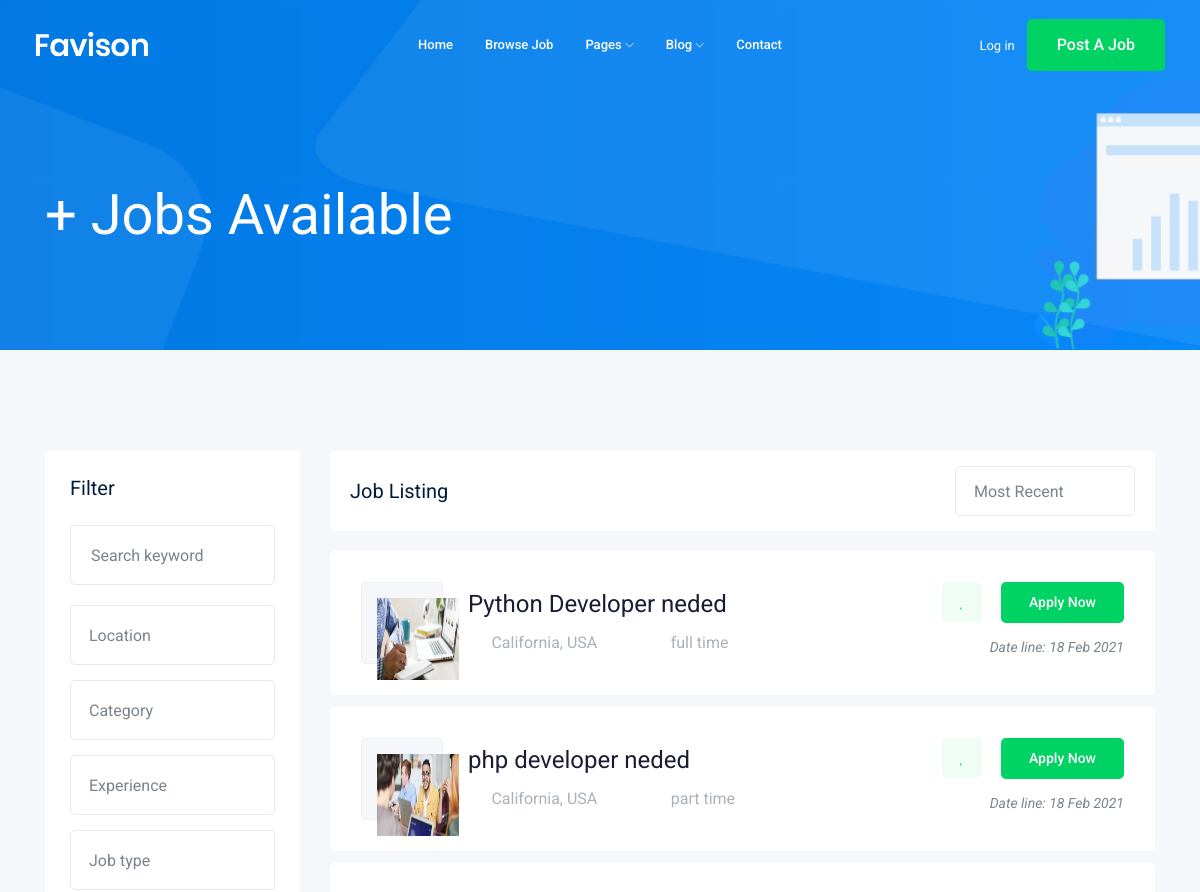
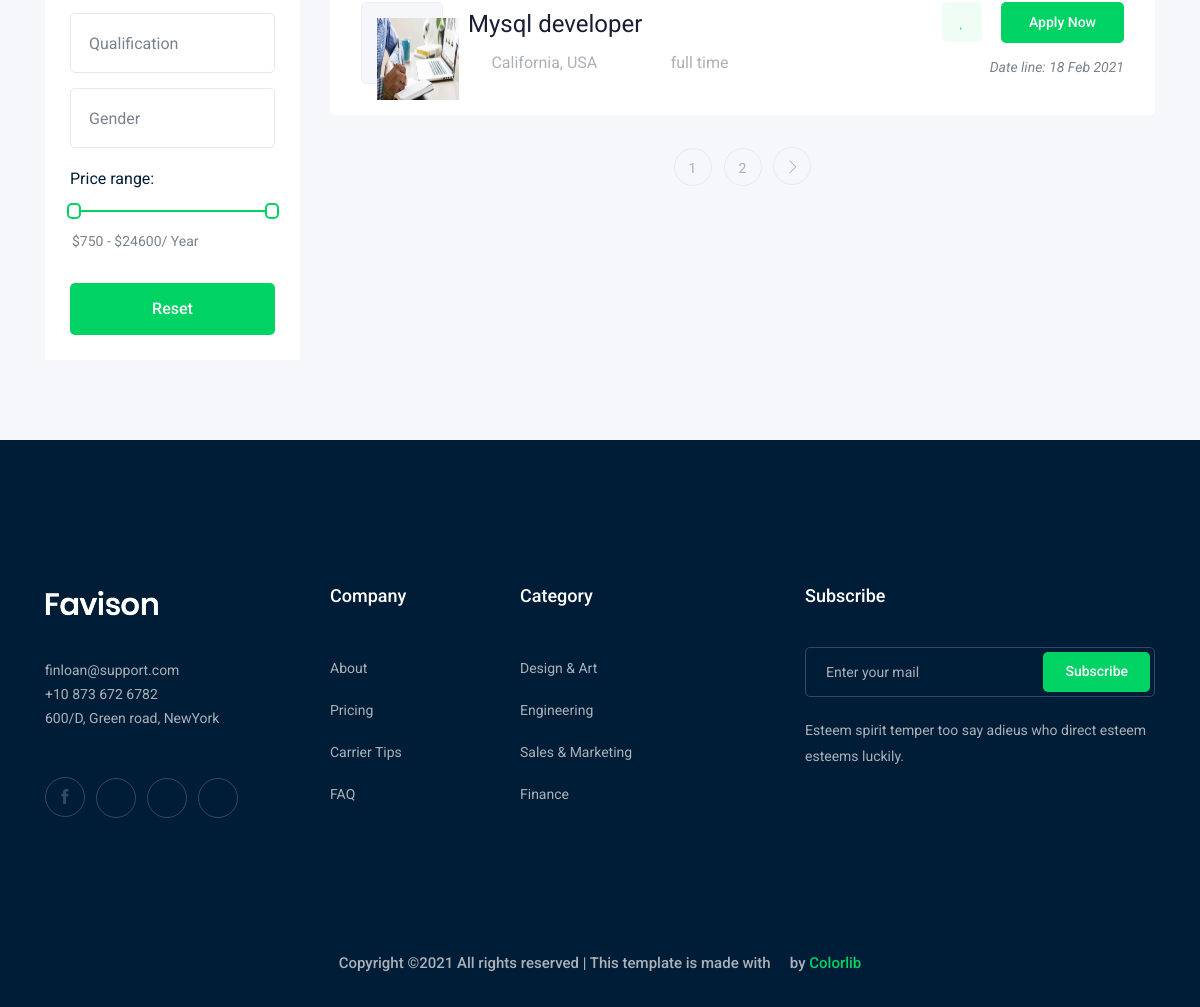
Screenshot of /jobs/ with the database file from the repository (2 pictures, top to bottom).
### job/models.py (models this page shows, shortened)
class job(models.Model):
    owner = models.ForeignKey(User, related_name ='job_owner', on_delete =models.CASCADE)
    title = models.CharField( max_length=100)
    jop_type = models.CharField(max_length=15, choices=JoP_Type)
    discrations = models.TextField(max_length=1000)
    published_at = models.DateTimeField(auto_now=True)
    vacancy = models.IntegerField(default=1)
    salary = models.IntegerField(default=0)
    experience = models.IntegerField(default=1)
    category = models.ForeignKey('Category' , on_delete=models.CASCADE)
    image = models.ImageField(upload_to=image_upload)
    slug = models.SlugField(blank=True,null=True)

### job/views.py (the view)
# urls.py: path('', views.job_list, name='job_list'),
def job_list(request):
    all_jobs_list = job.objects.all()
    paginator = Paginator(all_jobs_list, 3) # Show 25 contacts per page.
    page_number = request.GET.get('page')
    page_obj = paginator.get_page(page_number)
    context = {'all_job' : page_obj}
    return render(request,'job/job_list.html',context)

### job/templates/job/job_list.html (shortened to what this page needs)
{% extends 'base.html' %}
{% block body  %}
    <div class="bradcam_area bradcam_bg_1">
        <div class="container">
            <div class="row">
                <div class="col-xl-12">
                    <div class="bradcam_text">
                        <h3>{{all_job.count}}+ Jobs Available</h3>
                    </div>
                </div>
            </div>
        </div>
    </div>
    <div class="job_listing_area plus_padding">
        <div class="container">
            <div class="row">
                <div class="col-lg-3">
                    <div class="job_filter white-bg">
                        <div class="form_inner white-bg">
                            <h3>Filter</h3>
                            <form action="#">
                                <div class="row">
                                    <div class="col-lg-12">
                                        <div class="single_field">
                                            <input type="text" placeholder="Search keyword">
                                        </div>
                                    </div>
                                    <div class="col-lg-12">
                                    </div>
                                    <div class="col-lg-12">
                                    </div>
                                    <div class="col-lg-12">
                                    </div>
                                    <div class="col-lg-12">
                                    </div>
                                    <div class="col-lg-12">
                                    </div>
                                    <div class="col-lg-12">
                                    </div>
                                </div>
                            </form>
                        </div>
                        <div class="range_wrap">
                            <label for="amount">Price range:</label>
                            <div id="slider-range"></div>
                            <p>
                                <input type="text" id="amount" readonly style="border:0; color:#7A838B; font-size: 14px; font-weight:400;">
                            </p>
                        </div>
                        <div class="reset_btn">
                            <button  class="boxed-btn3 w-100" type="submit">Reset</button>
                        </div>
                    </div>
                </div>
                <div class="col-lg-9">
                    <div class="recent_joblist_wrap">
                        <div class="recent_joblist white-bg ">
                            <div class="row align-items-center">
                                <div class="col-md-6">
                                    <h4>Job Listing</h4>
                                </div>
                                <div class="col-md-6">
                                    <div class="serch_cat d-flex justify-content-end">
                                    </div>
                                </div>
                            </div>
                        </div>
                    </div>
                    <div class="job_lists m-0">
                        <div class="row">
                        {% for job in all_job %}
                            <div class="col-lg-12 col-md-12">
                                <div class="single_jobs white-bg d-flex justify-content-between">
                                    <div class="jobs_left d-flex align-items-center">
                                        <div class="thumb">
                                            <img src="{{job.image.url}}" alt="" style="width:82px; height:82px">
                                        </div>
                                        <div class="jobs_conetent">
                                            <a href="{% url 'jobs:job_detail' job.slug%}"><h4>{{job.title}}</h4></a>
                                            <div class="links_locat d-flex align-items-center">
                                                <div class="location">
                                                    <p> <i class="fa fa-map-marker"></i> California, USA</p>
                                                </div>
                                                <div class="location">
                                                    <p> <i class="fa fa-clock-o"></i> {{job.jop_type}}</p>
                                                </div>
                                            </div>
                                        </div>
                                    </div>
                                    <div class="jobs_right">
                                        <div class="apply_now">
                                            <a class="heart_mark" href="#"> <i class="fa fa-heart"></i> </a>
                                            <a href="{% url 'jobs:job_detail' job.slug%}" class="boxed-btn3">Apply Now</a>
                                        </div>
                                        <div class="date">
                                            <p>Date line: {{job.published_at|date:'d M o'}}</p>
                                        </div>
                                    </div>
                                </div>
                            </div>
                        {% endfor %}
                        </div>
                        {% if all_job.has_other_pages %}
                            <div class="row">
                                <div class="col-lg-12">
                                    <div class="pagination_wrap">
                                        <ul>
                                            {% for i in all_job.paginator.page_range  %}
                                                <li><a href="?page={{i}}"><span>{{i}}</span></a></li>
                                            {% endfor %}
                                        {% if all_job.has_next %}
                                            <li><a href="?page={{all_job.next_page_number}}"> <i class="ti-angle-right"></i> </a></li>
                                        {% endif %}
                                        </ul>
                                    </div>
                                </div>
                            </div>
                        {% endif %}
                    </div>
                </div>
            </div>
        </div>
    </div>
{% endblock body %}

### rows the page displays
job: image (picture), title "Python Developer neded", jop_type "full time", published_at "18 Feb 2021"
job: image (picture), title "php developer neded", jop_type "part time", published_at "18 Feb 2021"
job: image (placeholder picture), title "Mysql developer", jop_type "full time", published_at "18 Feb 2021"

### other values shown
{{ i }} "1" "2"
